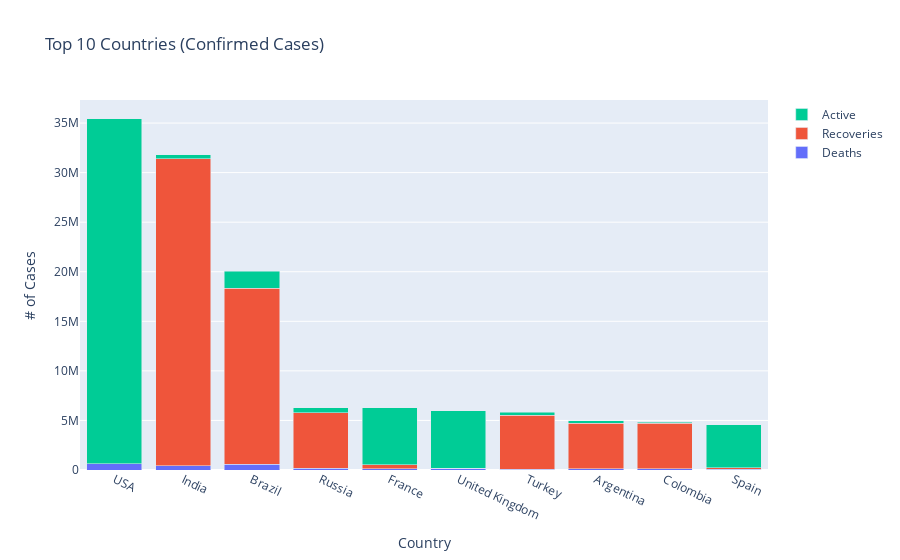

Notebook code for this chart:
### Markdown cell above
### Trực quan hóa 10 quốc gia được xác nhận hàng đầu với số ca vẫn còn mắc Covid, phục hồi và tử vong bằng cách sử dụng biểu đồ thanh xếp chồng lên nhau.

### Code cell
x = top10_confirmed_countries.index
# Create figure
fig1 = go.Figure()

# Create trace for each categories
trace0 = go.Bar(x=x, y=top10_confirmed_countries['Deaths'], name ='Deaths')
trace1 = go.Bar(x=x, y=top10_confirmed_countries['Recoveries'], name ='Recoveries')
trace2 = go.Bar(x=x, y=top10_confirmed_countries['Active'], name ='Active')

# Adding trace to figure
fig1.add_trace(trace0)
fig1.add_trace(trace1)
fig1.add_trace(trace2)

# Setting layout
fig1.update_layout(barmode='stack', 
                  title="Top 10 Countries (Confirmed Cases)",
                  xaxis_title="Country",
                  yaxis_title="# of Cases")
# fig1.update_layout(template='plotly_dark')

fig1.update_xaxes(tickangle=25)

# Show plot
fig1.show()

### Figure 1 — Plotly figure (JSON) as saved in the notebook; plotly's stock layout.template omitted (floating-point values rounded to 4 significant figures)
{"data": [{"name": "Deaths", "type": "bar", "x": ["USA", "India", "Brazil", "Russia", "France", "United Kingdom", "Turkey", "Argentina", "Colombia", "Spain"], "y": [611295, 426290, 559944, 159032, 112245, 157181, 51767, 106747, 121695, 81844]}, {"name": "Recoveries", "type": "bar", "x": ["USA", "India", "Brazil", "Russia", "France", "United Kingdom", "Turkey", "Argentina", "Colombia", "Spain"], "y": [0, 30974748, 17771228, 5609682, 415111, 24693, 5478185, 4615834, 4615354, 150376]}, {"name": "Active", "type": "bar", "x": ["USA", "India", "Brazil", "Russia", "France", "United Kingdom", "Turkey", "Argentina", "Colombia", "Spain"], "y": [34847268, 411076, 1703235, 505292, 5745110, 5798956, 292535, 253035, 78014, 4312964]}], "layout": {"barmode": "stack", "title": {"text": "Top 10 Countries (Confirmed Cases)"}, "xaxis": {"tickangle": 25, "title": {"text": "Country"}}, "yaxis": {"title": {"text": "# of Cases"}}}}
